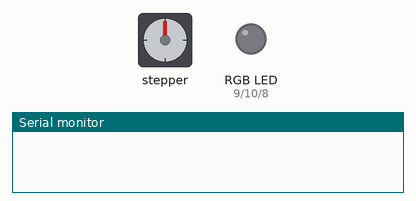
Simulated run of this program. Board: Arduino Uno, built with avr-gcc and run on an emulated ATmega328P. On the bench: stepper motor, an RGB LED mixed from three pins (HIGH = lit), the last lines printed to the serial monitor. The local clock reads 2024-03-15 10:24:30 at power-on unless the program sets it; stepper angles assume 200 steps per turn.

Above: at 0.1 s.
At 16.3 s:
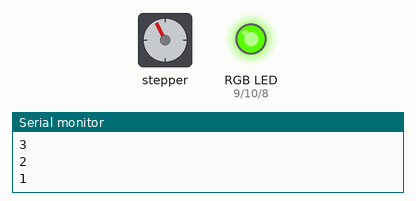
Timing chart, 0 to 28.6 s (numbered marks = the images above):
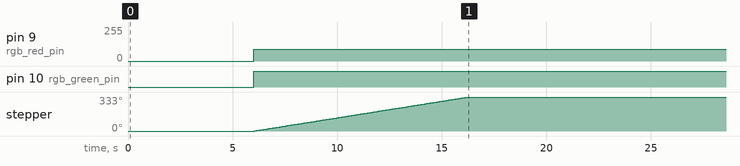

The program:

main.cpp
```cpp
#include <Arduino.h>
#include <RTClib.h>
#include <Wire.h>
#include <Stepper.h>
#include "Clock.h"
#include "colors.cpp"

// LED Pins
int rgb_green_pin = 10;
int rgb_red_pin = 9;
int rgb_blue_pin = 8;

// Motor Pins
int motor_a_pin = 2;
int motor_a_bar_pin = 3;
int motor_b_pin = 4;
int motor_b_bar_pin = 5;

// Speed up factor how many sec per loop
int speed_up_factor = 1;


Stepper motor(200,2,3,4,5);

Clock led_clock(motor);


void setup() {
    delay(6000);
    Serial.begin(9600);

    led_clock.Init(rgb_red_pin, rgb_green_pin, rgb_blue_pin,
            motor_a_pin, motor_a_bar_pin, motor_b_pin,
            motor_b_bar_pin, speed_up_factor);

    Wire.begin();

}

void loop() {

    led_clock.PrintTime();

    led_clock.UpdateLEDs();

    led_clock.StepMotor();

    led_clock.SpeedTimeUp();


    delay(500);
}
```

Clock.cpp
```cpp
#include <RTClib.h>
#include <Wire.h>
#include <Stepper.h>
#include "Clock.h"
#include "colors.cpp"


Clock::Clock(Stepper motor_in) : motor(motor_in){

    motor.setSpeed(20);

}

void Clock::Init(int rgb_red_pin_in, int rgb_green_pin_in,
             int rgb_blue_pin_in, int motor_a_pin_in,
             int motor_a_bar_pin_in, int motor_b_pin_in,
             int motor_b_bar_pin_in, int speed_up_factor_in){

                // rtc(SDA,SCL);

                // Initialize LED Pins
                RGB_RED_PIN = rgb_red_pin_in;
                RGB_GREEN_PIN = rgb_green_pin_in;
                RGB_BLUE_PIN  = rgb_blue_pin_in;

                // Initialize Motor Pins
                MOTOR_A_PIN = motor_a_pin_in;
                MOTOR_A_BAR_PIN = motor_a_bar_pin_in;
                MOTOR_B_PIN = motor_b_pin_in;
                MOTOR_B_BAR_PIN = motor_b_bar_pin_in;

                rtc.begin();
                rtc.adjust(DateTime(F(__DATE__),F(__TIME__)));

                // Setup LEDs
                pinMode(RGB_RED_PIN, OUTPUT);
                pinMode(RGB_GREEN_PIN, OUTPUT);
                pinMode(RGB_BLUE_PIN, OUTPUT);

                // Setup Motor
                // int steps_per_revolution = 200;
                // int stepper_speed = 20;


                speed_up_factor = speed_up_factor_in;

            };

// unsigned long long Clock::seconds_per_week  = 60 * 60 * 24;
// unsigned long long Clock::seconds_per_day = 604800;

void Clock::UpdateLEDs(){
    Serial.println("Updating LEDs");

    int min_this_week = MinutesThisWeek();

    int min_per_week = 10080;

    double percentage = (double)min_this_week / (double)min_per_week;

    double degrees = percentage * (double)360.0;

    hsv temp_hsv({degrees, 1.0, 1.0});
    rgb temp_rgb = temp_hsv.to_rgb();
    Serial.print("Degrees: ");
    Serial.println(degrees);
    SetRGBColor(temp_rgb.r, temp_rgb.g, temp_rgb.b);

};

void Clock::StepMotor(){
    Serial.println("Stepping Motor");

    int perdicted_steps = perdict_num_steps();

    int steps_needed = perdicted_steps - steps_this_cycle;

    // if (steps_needed < 0){
    //     steps_needed = 190 - steps_this_cycle + perdicted_steps;
    // }

    Serial.println("Steps Needed: ");
    Serial.println(steps_needed);
    // exit(1);
    if (steps_needed < 0){
        for (int i = 0; i < abs(steps_needed); i++){
            motor.step(-1);
            delay(40);
            Serial.println(steps_needed + i);
        }
    }else{
        for (int i = 0; i < abs(steps_needed); i++){
            motor.step(1);
            delay(40);
            Serial.println(steps_needed - i);
        }
    }


    steps_this_cycle += steps_needed;

    // make sure it doesnt get above 200
    steps_this_cycle %= 200;

};

void Clock::ResetClockHand(){
    return;
};

unsigned long Clock::SecondsThisWeek(){

    unsigned long seconds_per_hour = 60*60;
    unsigned long seconds_per_day = seconds_per_hour*24;


    unsigned long seconds_this_week = 0;
    DateTime now = rtc.now();

    seconds_this_week += now.dayOfTheWeek() * seconds_per_day;

    seconds_this_week += now.hour() * seconds_per_hour;

    seconds_this_week += now.minute() * 60;

    seconds_this_week += now.minute();


    return(seconds_this_week);
}

int Clock::MinutesThisWeek(){

    int min_per_day = 60*24;

    int min_this_week = 0;

    DateTime now = rtc.now();

    // if it isnt saturday then adjust
    // so that week starts on monday
    if (now.dayOfTheWeek() != 0){
        min_this_week += (now.dayOfTheWeek() - 1) * min_per_day;
    }else{
        // if it is sunday
        min_this_week += (6) * min_per_day;
    }

    min_this_week += now.hour() * 60;

    min_this_week += now.minute();
    Serial.print("min_this_week: ");
    Serial.println(min_this_week);
    return(min_this_week);
}

void Clock::PrintTime(){
    Serial.println("Printing Time");

    char t[32];

    DateTime now = rtc.now();

    // Serial.println(now.day());
    // sprintf(t, "%02d:%02d:%02d %02d/%02d/%02d",  now.hour(), now.minute(), now.second(), now.day(), now.month(), now.year());

    // Serial.print(F("Date/Time: "));
    // Serial.println(t);

}

void Clock::SetRGBColor(int red_light_value, int green_light_value, int blue_light_value)
 {
  analogWrite(RGB_RED_PIN, red_light_value);
  analogWrite(RGB_GREEN_PIN, green_light_value);
  analogWrite(RGB_BLUE_PIN, blue_light_value);
 }

void Clock::SpeedTimeUp(){
    DateTime now = rtc.now();

    // Set clock to new time
    rtc.adjust(now.unixtime() + speed_up_factor);
}

int Clock::perdict_num_steps(){

    double min_per_day = 60*24;

    DateTime now = rtc.now();

    double min_today = now.hour() * 60 + now.minute();

    double percent_of_today = min_today / min_per_day;

    int steps = (percent_of_today * 200.0);

    return(steps);
}
```

Clock.h
```cpp
#ifndef Clock_h
#define Clock_h

#include <RTClib.h>
#include <Wire.h>
#include <Stepper.h>

class Clock{
public:

    Clock(Stepper motor_in);

    void Init(int rgb_red_pin_in, int rgb_green_pin_in,
          int rgb_blue_pin_in,int motor_a_pin_in,
          int motor_a_bar_pin_in, int motor_b_pin_in,
          int motor_b_bar_pin_in, int speed_up_factor_in);

    // static unsigned long long seconds_per_week;
    // static unsigned long long seconds_per_day;

    // LED Pins
    int RGB_RED_PIN;
    int RGB_GREEN_PIN;
    int RGB_BLUE_PIN;

    //Motor Pins
    int MOTOR_A_PIN;
    int MOTOR_A_BAR_PIN;
    int MOTOR_B_PIN;
    int MOTOR_B_BAR_PIN;

    // Motor
    Stepper motor;


    //Timing
    int speed_up_factor;
    int steps_this_cycle = 0;

    RTC_DS3231 rtc;


    void UpdateLEDs();

    void StepMotor();

    void ResetClockHand();

    void PrintTime();

    unsigned long SecondsThisWeek();

    int MinutesThisWeek();

    void SetRGBColor(int red_light_value, int green_light_value, int blue_light_value);

    void SpeedTimeUp();

    int perdict_num_steps();

    void OrientHand();


};

#endif /* Clock_h */
```

colors.cpp
```cpp
struct rgb{
    double r;       // a fraction between 0 and 1
    double g;       // a fraction between 0 and 1
    double b;       // a fraction between 0 and 1

};

struct hsv{
    double h;       // angle in degrees
    double s;       // a fraction between 0 and 1
    double v;       // a fraction between 0 and 1


    rgb to_rgb(){
    double      hh, p, q, t, ff;
    long        i;
    rgb         out;

    if(s <= 0.0) {       // < is bogus, just shuts up warnings
        out.r = v;
        out.g = v;
        out.b = v;
        return out;
    }
    hh = h;
    if(hh >= 360.0) hh = 0.0;
    hh /= 60.0;
    i = (long)hh;
    ff = hh - i;
    p = v * (1.0 - s);
    q = v * (1.0 - (s * ff));
    t = v * (1.0 - (s * (1.0 - ff)));

    switch(i) {
    case 0:
        out.r = v;
        out.g = t;
        out.b = p;
        break;
    case 1:
        out.r = q;
        out.g = v;
        out.b = p;
        break;
    case 2:
        out.r = p;
        out.g = v;
        out.b = t;
        break;

    case 3:
        out.r = p;
        out.g = q;
        out.b = v;
        break;
    case 4:
        out.r = t;
        out.g = p;
        out.b = v;
        break;
    case 5:
    default:
        out.r = v;
        out.g = p;
        out.b = q;
        break;
    }
    out.r *= 255.0;
    out.g *= 255.0;
    out.b *= 255.0;
    return out;
    }
};
```

hall_sensor.cpp
```cpp
#include <Arduino.h>
// // digital pin 2 is the hall pin
// int hall_pin = 2;
// // set number of hall trips for RPM reading (higher improves accuracy)
// float hall_thresh = 100.0;

// int red_light_pin= 11;
// int green_light_pin = 10;
// int blue_light_pin = 9;

// void setup() {
//   // initialize serial communication at 9600 bits per second:
//   Serial.begin(115200);
//   // make the hall pin an input:
//   pinMode(hall_pin, INPUT);

//   pinMode(red_light_pin, OUTPUT);
//   pinMode(green_light_pin, OUTPUT);
//   pinMode(blue_light_pin, OUTPUT);

// }
// void RGB_color(int red_light_value, int green_light_value, int blue_light_value)
//  {
//   analogWrite(red_light_pin, red_light_value);
//   analogWrite(green_light_pin, green_light_value);
//   analogWrite(blue_light_pin, blue_light_value);
// }
// // the loop routine runs over and over again forever:
// void loop() {


//   // preallocate values for tach
// //   float hall_count = 1.0;
// //   float start = micros();
// //   bool on_state = false;
//   // counting number of times the hall sensor is tripped
//   // but without double counting during the same trip

// if (digitalRead(hall_pin)==0){
//     Serial.write("Tripped\n");
//     RGB_color(255, 0, 0);
// } else{
//     Serial.write("Not Tripped\n");
//     RGB_color(0, 0, 0);
// }


// //   // print information about Time and RPM
// //   float end_time = micros();
// //   float time_passed = ((end_time-start)/1000000.0);
// //   Serial.print("Time Passed: ");
// //   Serial.print(time_passed);
// //   Serial.println("s");
// //   float rpm_val = (hall_count/time_passed)*60.0;
// //   Serial.print(rpm_val);
// //   Serial.println(" RPM");
//   delay(100);        // delay in between reads for stability
// }
```

Measured:
- by itself, pin 9 (rgb_red_pin): 0/255 → 89/255 at 6.0 s, → 88/255 21.1 s later
- by itself, pin 10 (rgb_green_pin): LOW → HIGH at 6.0 s
- by itself, stepper: turns 333° clockwise in 10.2 s
